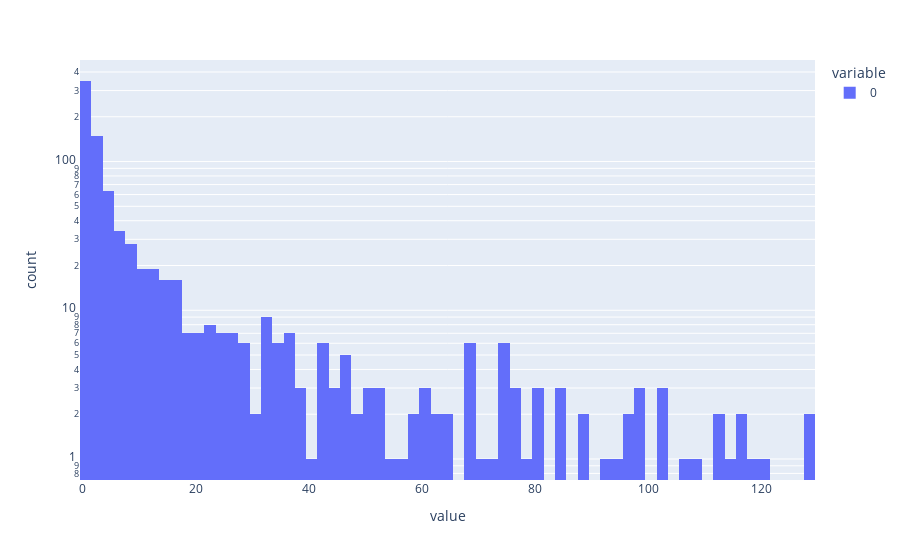

Notebook code for this chart:
### Markdown cell above
Seems to work alright: positive CND correlation probably driven by relativley low clustering overall, consistent with their findings for small number of nodes.

### Code cell
px.histogram(degree_list, log_y=True, nbins=100)

### Figure 1 — Plotly figure (JSON) as saved in the notebook; plotly's stock layout.template omitted (floating-point values rounded to 4 significant figures; data arrays with more than 128 entries replaced by an {"elided": "..."} marker saying what was removed)
{"data": [{"alignmentgroup": "True", "bingroup": "x", "hovertemplate": "variable=0<br>value=%{x}<br>count=%{y}<extra></extra>", "legendgroup": "0", "marker": {"color": "#636efa", "pattern": {"shape": ""}}, "name": "0", "nbinsx": 100, "offsetgroup": "0", "orientation": "v", "showlegend": true, "type": "histogram", "x": {"elided": "842 int values"}, "xaxis": "x", "yaxis": "y"}], "layout": {"barmode": "relative", "legend": {"title": {"text": "variable"}, "tracegroupgap": 0}, "margin": {"t": 60}, "xaxis": {"anchor": "y", "domain": [0, 1], "title": {"text": "value"}}, "yaxis": {"anchor": "x", "domain": [0, 1], "title": {"text": "count"}, "type": "log"}}}
